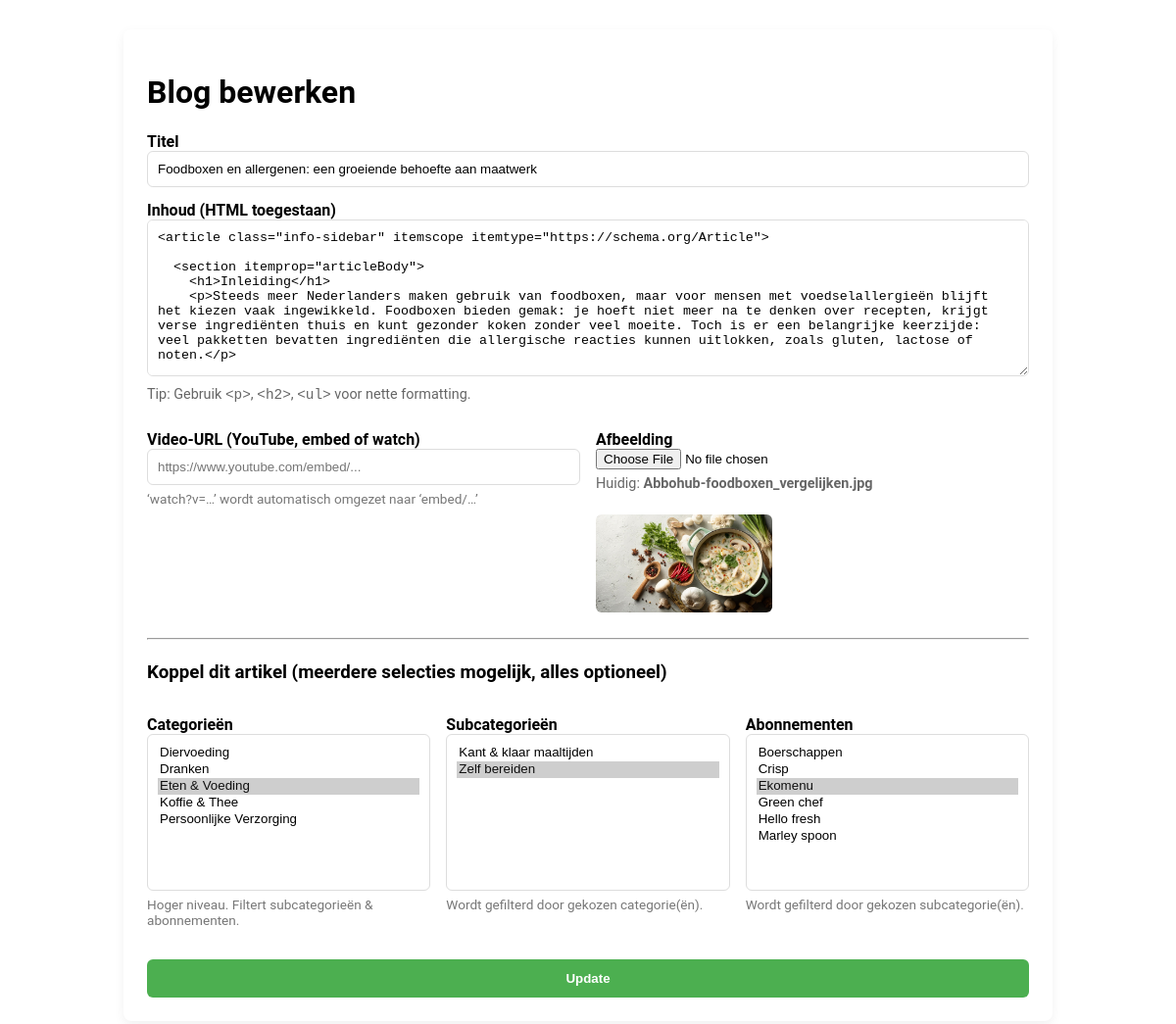
The app's page /admin/blog/bewerk/4 (signed in), older data.
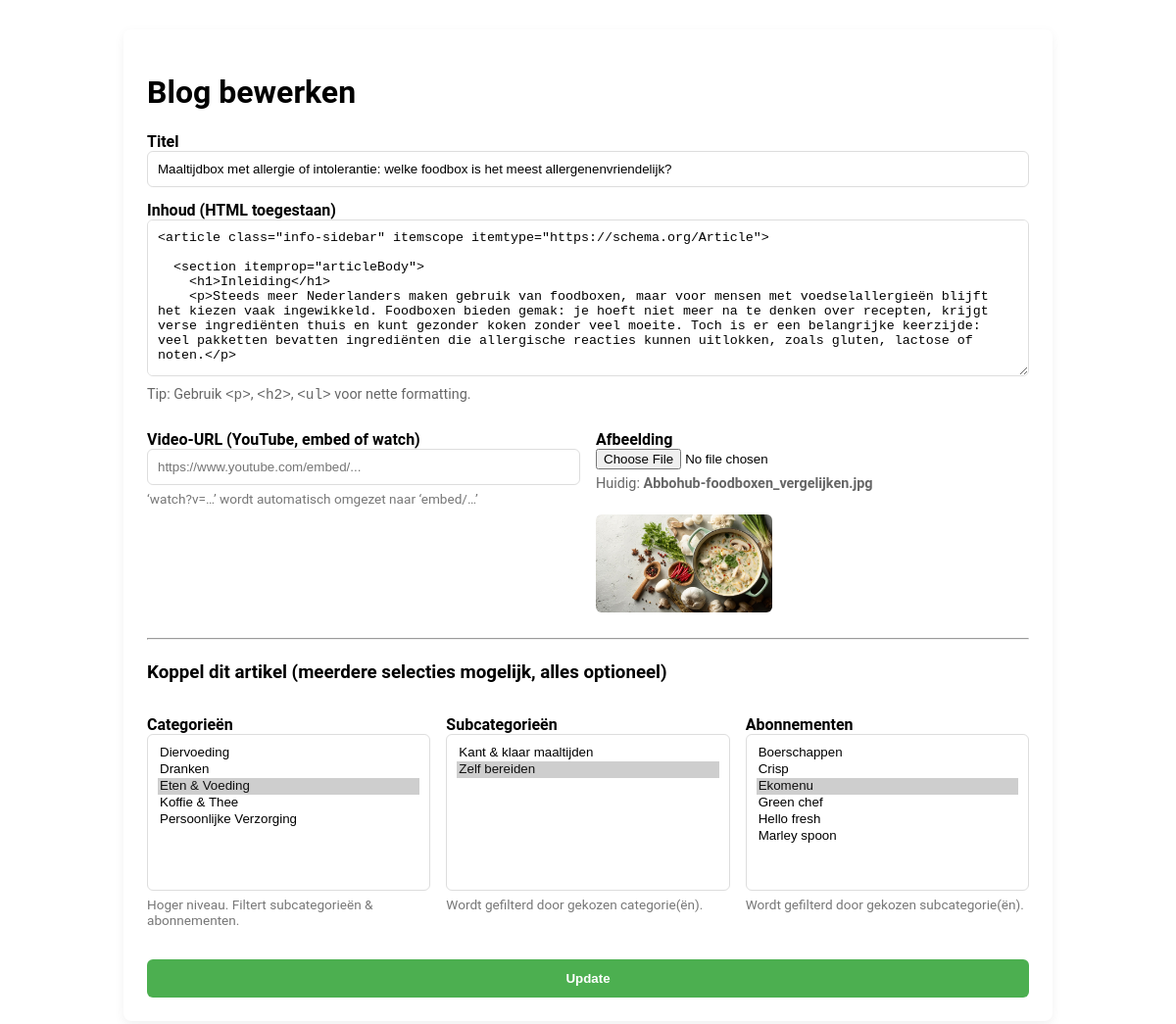
The same page, newer data.
### app.py (models this page shows)
class BlogPost(db.Model):
    __tablename__ = "blog_post"
    id = db.Column(db.Integer, primary_key=True)
    titel = db.Column(db.String(150), nullable=False)
    slug = db.Column(db.String(150), unique=True, nullable=False, index=True)
    inhoud = db.Column(db.Text, nullable=False)
    afbeelding = db.Column(db.String(255))
    video_url = db.Column(db.String(255))
    datum = db.Column(db.DateTime, default=db.func.now())
    auteur_id = db.Column(db.Integer, db.ForeignKey('user.id'))
    auteur = db.relationship('User', backref='blogposts')
    categorieen = db.relationship('Categorie', secondary=blogpost_categorie, lazy='dynamic')
    subcategorieen = db.relationship('Subcategorie', secondary=blogpost_subcategorie, lazy='dynamic')
    abonnementen = db.relationship('Abonnement', secondary=blogpost_abonnement, lazy='dynamic')

### app.py (the view, shortened to what this page needs)
@app.route('/admin/blog/bewerk/<int:post_id>', methods=['GET', 'POST'], endpoint='blog_bewerken')
@login_required
def blog_bewerken_v2(post_id):
    if not current_user.is_admin:
        abort(403)
    post = BlogPost.query.get_or_404(post_id)
    categorieen = Categorie.query.order_by(Categorie.naam.asc()).all()
    subcategorieen = Subcategorie.query.order_by(Subcategorie.naam.asc()).all()
    abonnementen = Abonnement.query.order_by(Abonnement.naam.asc()).all()
    return render_template(
        'blog_formulier.html',
        post=post,
        categorieen=categorieen,
        subcategorieen=subcategorieen,
        abonnementen=abonnementen
    )

### app.py (called while the page is built)
@login_manager.user_loader
def load_user(user_id):
    return User.query.get(int(user_id))

@app.before_request
def enforce_trailing_slash():
    if request.path.startswith("/blog") and not request.path.endswith("/"):
        return redirect(request.path + "/", code=301)

### templates/blog_formulier.html (shortened to what this page needs)
<!DOCTYPE html>
<html lang="nl">
<head>
  <link rel="stylesheet" href="{{ url_for('static', filename='css/styles.css') }}">
</head>
<body>
<div class="blog-form-container">
  <h1>{{ 'Blog bewerken' if post else 'Nieuw blogbericht' }}</h1>
  <form method="POST" enctype="multipart/form-data">
    <label for="titel">Titel</label>
    <input type="text" id="titel" name="titel" required value="{{ post.titel if post else '' }}">
    <label for="inhoud">Inhoud (HTML toegestaan)</label>
    <textarea id="inhoud" name="inhoud">{{ post.inhoud if post else '' }}</textarea>
    <p class="help">Tip: Gebruik <code>&lt;p&gt;</code>, <code>&lt;h2&gt;</code>, <code>&lt;ul&gt;</code> voor nette formatting.</p>
    <div class="row">
      <div>
        <label for="video_url">Video-URL (YouTube, embed of watch)</label>
        <input type="url" id="video_url" name="video_url" placeholder="https://www.youtube.com/embed/..." value="{{ post.video_url if post else '' }}">
        <p class="help muted">‘watch?v=…’ wordt automatisch omgezet naar ‘embed/…’</p>
      </div>
      <div>
        <label for="afbeelding">Afbeelding</label>
        <input type="file" id="afbeelding" name="afbeelding" accept="image/*">
        {% if post and post.afbeelding %}
          <p class="help">Huidig: <strong>{{ post.afbeelding }}</strong></p>
          <img src="{{ url_for('static', filename='uploads/' ~ post.afbeelding) }}" alt="Huidige afbeelding" style="max-width:180px; border-radius:6px; margin-top:8px;">
        {% endif %}
      </div>
    </div>
    <hr style="margin: 22px 0;">
    <h3>Koppel dit artikel (meerdere selecties mogelijk, alles optioneel)</h3>
    <div class="grid-3">
      <div>
        <label for="categorie_ids">Categorieën</label>
        <select id="categorie_ids" name="categorie_ids" multiple size="8" aria-label="Koppel categorieën">
          {% for c in categorieen %}
            <option value="{{ c.id }}" {{ 'selected' if post and c in post.categorieen else '' }}>
              {{ c.naam }}
            </option>
          {% endfor %}
        </select>
        <p class="help muted">Hoger niveau. Filtert subcategorieën & abonnementen.</p>
      </div>
      <div>
        <label for="subcategorie_ids">Subcategorieën</label>
        <select id="subcategorie_ids" name="subcategorie_ids" multiple size="8" aria-label="Koppel subcategorieën">
          {% for s in subcategorieen %}
            <option value="{{ s.id }}" data-categorie="{{ s.categorie_id }}" {{ 'selected' if post and s in post.subcategorieen else '' }}>
              {{ s.naam }}
            </option>
          {% endfor %}
        </select>
        <p class="help muted">Wordt gefilterd door gekozen categorie(ën).</p>
      </div>
      <div>
        <label for="abonnement_ids">Abonnementen</label>
        <select id="abonnement_ids" name="abonnement_ids" multiple size="8" aria-label="Koppel abonnementen">
          {% for a in abonnementen %}
            <option value="{{ a.id }}" data-sub="{{ a.subcategorie_id }}" {{ 'selected' if post and a in post.abonnementen else '' }}>
              {{ a.naam }}
            </option>
          {% endfor %}
        </select>
        <p class="help muted">Wordt gefilterd door gekozen subcategorie(ën).</p>
      </div>
    </div>
    <button type="submit" class="btn-primary">{{ 'Update' if post else 'Publiceer' }}</button>
  </form>
</div>
</body>
</html>

Row changes from the older to the newer data that the page shows:
changed BlogPost "Abbohub-foodboxen_vergelijken.jpg": titel "Foodboxen en allergenen: een groeiende behoefte aan maatwerk" → "Maaltijdbox met allergie of intolerantie: welke foodbox is het meest allergenenvriendelijk?"
